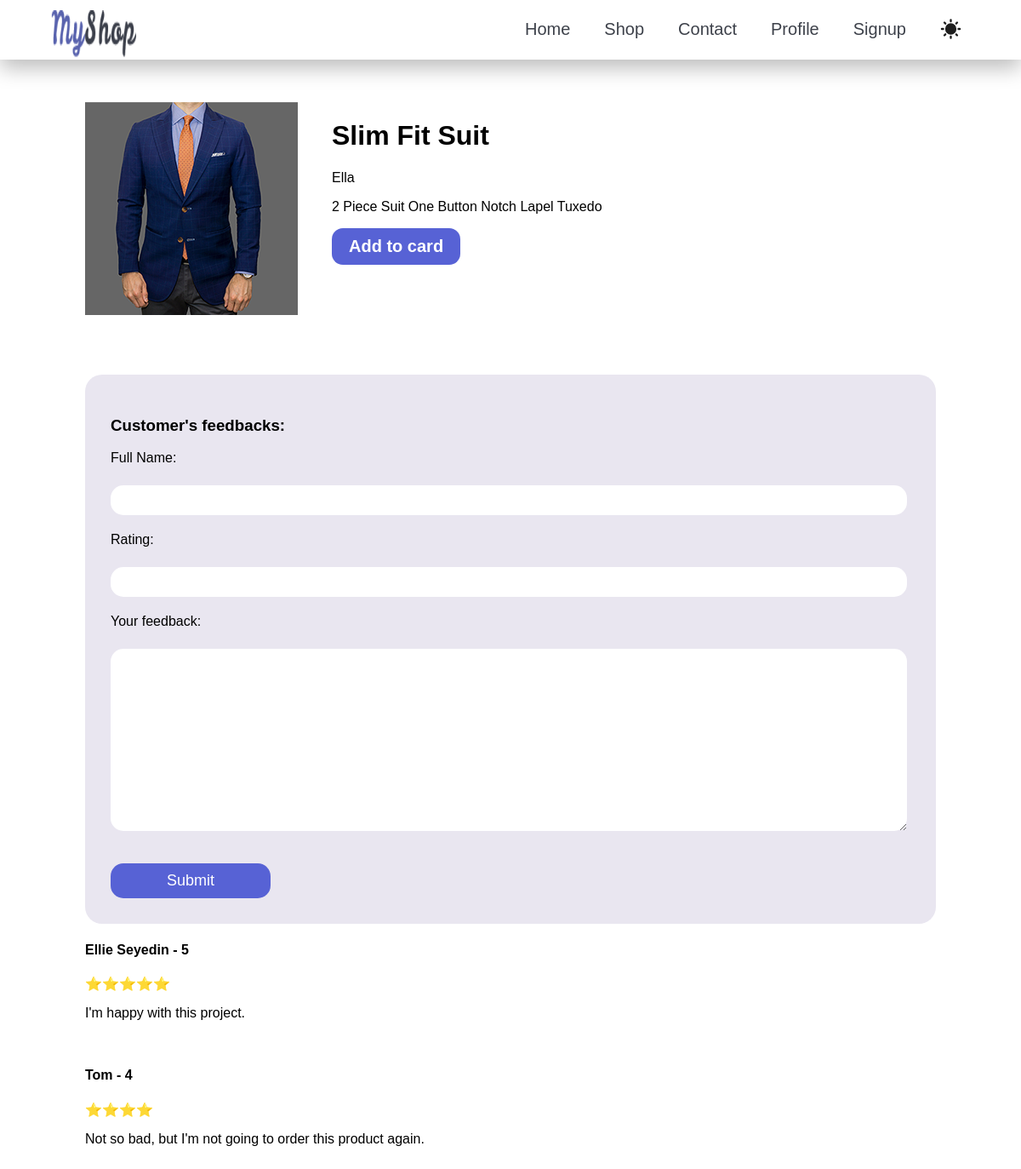
The page /products/Ella/7 on the database as committed earlier.
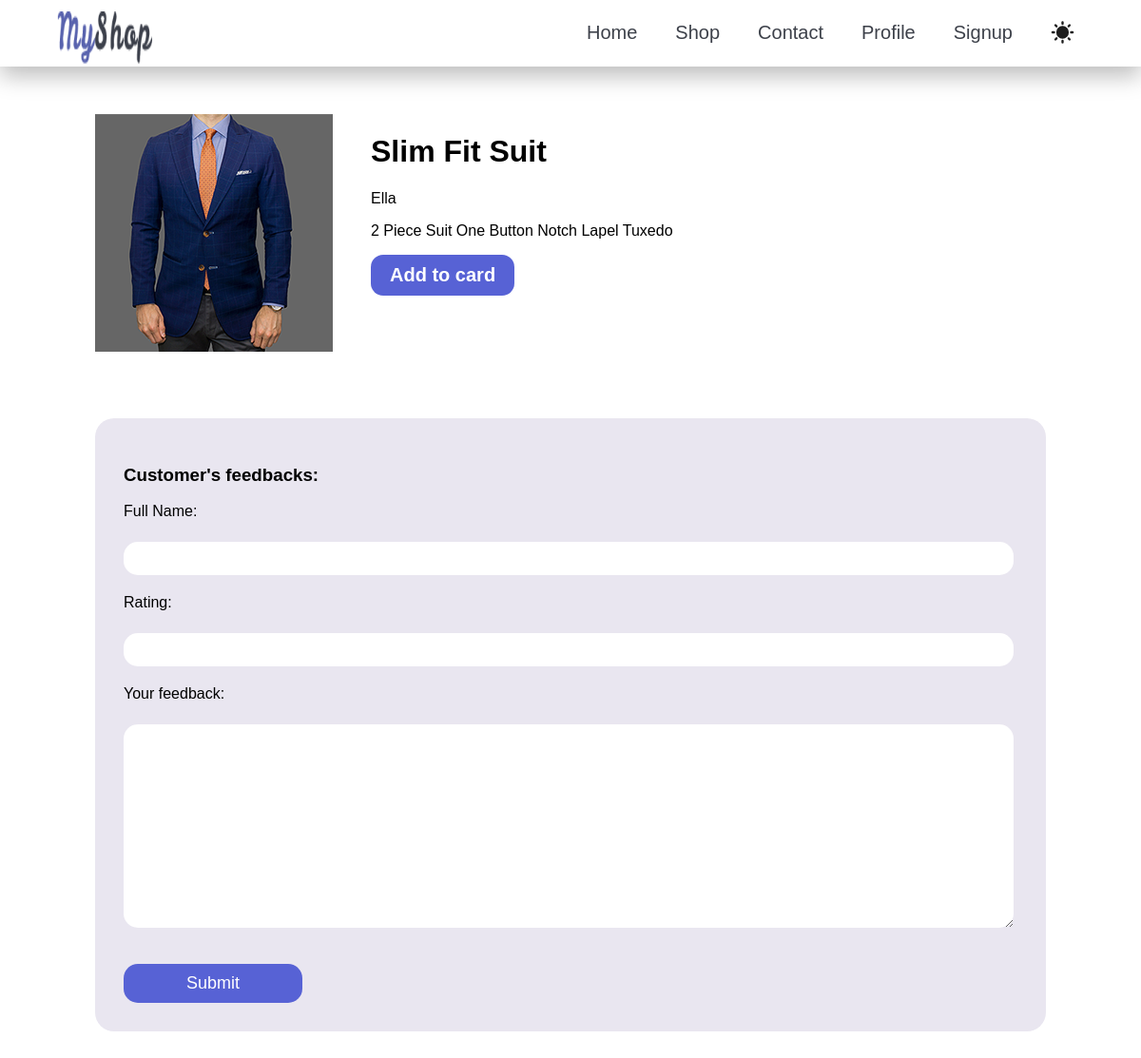
The same page on the database as committed later.
### products/models.py (models this page shows, shortened)
class Feedback(models.Model):
   name = models.CharField(max_length=40)
   rating = models.PositiveIntegerField()
   product = models.ForeignKey(Product, on_delete= models.CASCADE)
   text = models.TextField()

### products/views.py (the view, shortened to what this page needs)
# urls.py: path('products/<product_brand>/<product_slug>', views.ProductPageView.as_view(), name="product_page")
class ProductPageView(View):
    def get(self, request, product_brand, product_slug):
         product = Product.objects.get(slug = product_slug)
         if Feedback.objects.filter(product=product, id=1).exists():
            my_feedback = Feedback.objects.get(product = product, id=1)
            form = FeedbackForm(instance = my_feedback)
         else:
            form = FeedbackForm()
         reviews = Feedback.objects.filter(product = product)
         return render(request, "products/product.html", {
         "product":product,
          "form":form,
          "reviews":reviews
    })

### products/forms.py
class FeedbackForm(forms.ModelForm):
    class Meta:
        model = Feedback
        fields = ['name', 'rating', 'text']
        labels = {'name': 'Full Name', 'text':'Your feedback'}

### products/templates/products/product.html (shortened to what this page needs)
{% extends 'base.html' %}
{% load static %}
{% block css  %}{% static "products/product.css" %}{% endblock %}
{% block body %}
    {% include "includes/nav.html" %}
    <div id="product-main-con">
        <main>
        <img src="{{product.image.url}}">
        <div>
            <h1>{{product.title}}</h1>
            <p>{{product.brand.title}}</p>
            <p>{{product.description}}</p>
            <button>Add to card</button>
        </div>
        </main>
        <section id="feedback">
            <h3>Customer's feedbacks:</h3>
            <form method="POST">
                {% for field in form %}
                    {{field.label_tag}}<br>
                    {{field}}
                {%endfor%}
                <br>
                <button type="Submit">Submit</button>
            </form>
        </section>
        <section>
            {% for review in reviews %}
               <h4>{{review.name}} - {{review.rating}}</h4>
                    {% if review.rating == 5 %} ⭐⭐⭐⭐⭐
                    {% elif review.rating == 4 %} ⭐⭐⭐⭐
                    {% elif review.rating == 3 %} ⭐⭐⭐
                    {% elif review.rating == 2 %} ⭐⭐
                    {% else %} ⭐
                    {% endif %}
               <p>{{review.text}}</p>
               <br>
            {% endfor %}
        </section>
        </div>
{% endblock %}

Rows that differ between the two databases and show on the page:
removed Feedback: name "Ellie Seyedin", rating "5", text "I'm happy with this project."
removed Feedback: name "Tom", rating "4", text "Not so bad, but I'm not going to order this product again."
